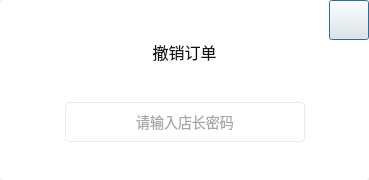
<?xml version="1.0" encoding="UTF-8"?>
<ui version="4.0">
 <class>verifyShopperPwdDlg</class>
 <widget class="QDialog" name="verifyShopperPwdDlg">
  <property name="geometry">
   <rect>
    <x>0</x>
    <y>0</y>
    <width>369</width>
    <height>180</height>
   </rect>
  </property>
  <property name="windowTitle">
   <string>verifyShopperPwdDlg</string>
  </property>
  <layout class="QGridLayout" name="gridLayout">
   <property name="leftMargin">
    <number>0</number>
   </property>
   <property name="topMargin">
    <number>0</number>
   </property>
   <property name="rightMargin">
    <number>0</number>
   </property>
   <property name="bottomMargin">
    <number>0</number>
   </property>
   <property name="horizontalSpacing">
    <number>0</number>
   </property>
   <item row="0" column="0">
    <widget class="QWidget" name="widget" native="true">
     <property name="styleSheet">
      <string notr="true">#widget{
background:#FFFFFF;
border-radius:4px;
}
#btn_close{
border-image: url(:/masterCashier/Resources/dialog_close.png);
}
#btn_close:pressed{
margin:1px;
}</string>
     </property>
     <layout class="QVBoxLayout" name="verticalLayout">
      <property name="spacing">
       <number>0</number>
      </property>
      <property name="leftMargin">
       <number>0</number>
      </property>
      <property name="topMargin">
       <number>0</number>
      </property>
      <property name="rightMargin">
       <number>0</number>
      </property>
      <property name="bottomMargin">
       <number>0</number>
      </property>
      <item>
       <layout class="QHBoxLayout" name="horizontalLayout">
        <property name="spacing">
         <number>0</number>
        </property>
        <item>
         <spacer name="horizontalSpacer">
          <property name="orientation">
           <enum>Qt::Horizontal</enum>
          </property>
          <property name="sizeHint" stdset="0">
           <size>
            <width>40</width>
            <height>20</height>
           </size>
          </property>
         </spacer>
        </item>
        <item>
         <widget class="QPushButton" name="btn_close">
          <property name="minimumSize">
           <size>
            <width>40</width>
            <height>40</height>
           </size>
          </property>
          <property name="maximumSize">
           <size>
            <width>40</width>
            <height>40</height>
           </size>
          </property>
          <property name="text">
           <string/>
          </property>
         </widget>
        </item>
       </layout>
      </item>
      <item>
       <widget class="QLabel" name="label">
        <property name="styleSheet">
         <string notr="true">font-family:&quot;微软雅黑&quot;;
font-size:16px;
color:#151515;</string>
        </property>
        <property name="text">
         <string>撤销订单</string>
        </property>
        <property name="alignment">
         <set>Qt::AlignCenter</set>
        </property>
       </widget>
      </item>
      <item>
       <spacer name="verticalSpacer_2">
        <property name="orientation">
         <enum>Qt::Vertical</enum>
        </property>
        <property name="sizeHint" stdset="0">
         <size>
          <width>20</width>
          <height>40</height>
         </size>
        </property>
       </spacer>
      </item>
      <item>
       <layout class="QHBoxLayout" name="horizontalLayout_2">
        <item>
         <spacer name="horizontalSpacer_2">
          <property name="orientation">
           <enum>Qt::Horizontal</enum>
          </property>
          <property name="sizeHint" stdset="0">
           <size>
            <width>40</width>
            <height>20</height>
           </size>
          </property>
         </spacer>
        </item>
        <item>
         <widget class="QLineEdit" name="lineEdit">
          <property name="minimumSize">
           <size>
            <width>240</width>
            <height>40</height>
           </size>
          </property>
          <property name="maximumSize">
           <size>
            <width>240</width>
            <height>40</height>
           </size>
          </property>
          <property name="styleSheet">
           <string notr="true">font-family:&quot;微软雅黑&quot;;
font-size:14px;
color:rgba(0,0,0,0.7);
border:1px solid #DEEEF2;
border-radius:4px;</string>
          </property>
          <property name="text">
           <string/>
          </property>
          <property name="echoMode">
           <enum>QLineEdit::Password</enum>
          </property>
          <property name="alignment">
           <set>Qt::AlignCenter</set>
          </property>
          <property name="placeholderText">
           <string>请输入店长密码</string>
          </property>
          <property name="clearButtonEnabled">
           <bool>false</bool>
          </property>
         </widget>
        </item>
        <item>
         <spacer name="horizontalSpacer_3">
          <property name="orientation">
           <enum>Qt::Horizontal</enum>
          </property>
          <property name="sizeHint" stdset="0">
           <size>
            <width>40</width>
            <height>20</height>
           </size>
          </property>
         </spacer>
        </item>
       </layout>
      </item>
      <item>
       <spacer name="verticalSpacer">
        <property name="orientation">
         <enum>Qt::Vertical</enum>
        </property>
        <property name="sizeHint" stdset="0">
         <size>
          <width>20</width>
          <height>40</height>
         </size>
        </property>
       </spacer>
      </item>
     </layout>
    </widget>
   </item>
  </layout>
 </widget>
 <layoutdefault spacing="6" margin="11"/>
 <resources>
  <include location="masterCashier.qrc"/>
 </resources>
 <connections/>
</ui>
